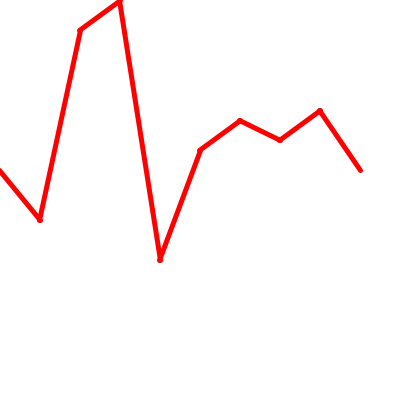
Frame 1 (no input)
Frame 2 (the mouse pressed at the canvas centre, redrawn once): identical to frame 1, image omitted

The Processing sketch that drew this single still picture (run headless with seeded random() and noise(); the mouse was pressed at the canvas centre and the sketch redrawn once):

// Processing sketch: processing_166670
// ── processing_166670.pde

float[] graphNums = {
  17, 22, 3, 0, 26, 15, 12, 14, 11, 17
};

void setup() {
  size(400, 400);
}

void draw() {
  background(255);
  fill(255, 255, 0);
  strokeWeight(5);
  for (int i = 0; i < graphNums.length-1; i++) {
    float x1 = i * width/graphNums.length-1;
    float y1 =  (graphNums[i] * 10);
    float x2 = (i+1) * 40;
    float y2 =  (graphNums[i+1] * 10);
    stroke(255, 0, 0);
    line(x1, y1, x2, y2);
  }
  noLoop();
}
